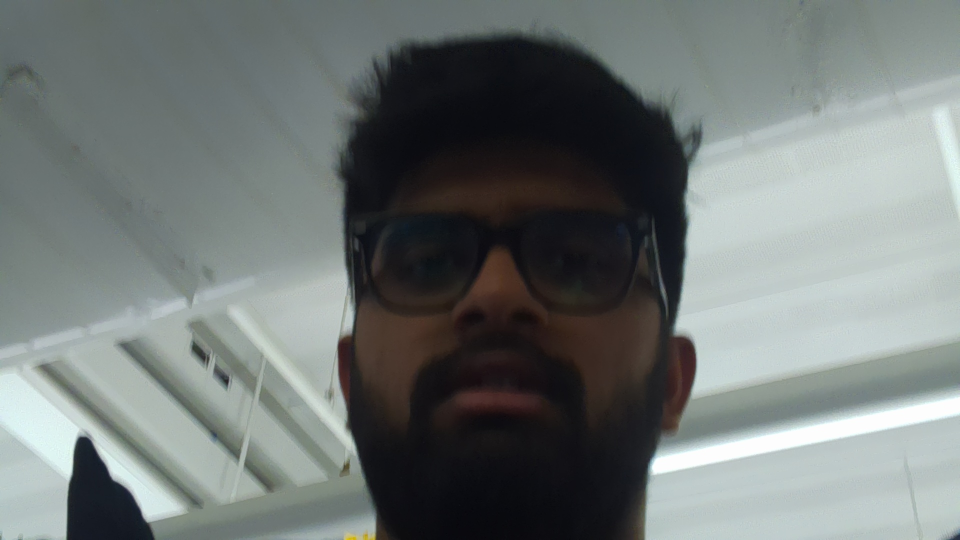
#> input picture Lab2/Face_Rec/dataset/anudeep/anudeep_20260123_235323.jpg, 1920 x 1080 px (shown at 1/2 size)
$ python -i hsv_filter.py   (imports and definitions only)
#> lines starting #> are read from the running program, lines starting #| are printed output that depends on the picture; after the words box and inside, x2 and y2 are one past the last pixel; in counts of white or black regions, pixels touching at a corner belong together
from picamera2 import Picamera2
import cv2
import numpy as np

# -----------------------------
# Camera setup
# -----------------------------
# [1 line that did not run here, left out]
# [6 lines not run here, left out]

# -----------------------------
# HSV Skin Mask (YOUR RANGES)
# -----------------------------
def skin_mask_hsv(bgr):
    hsv = cv2.cvtColor(bgr, cv2.COLOR_RGB2HSV)
#> hsv: shape (1080, 1920, 3); mean H, S, V 83.7, 33.8, 121

    lower = np.array([0, 70, 200], dtype=np.uint8)
    upper = np.array([30, 90, 235], dtype=np.uint8)

    mask = cv2.inRange(hsv, lower, upper)
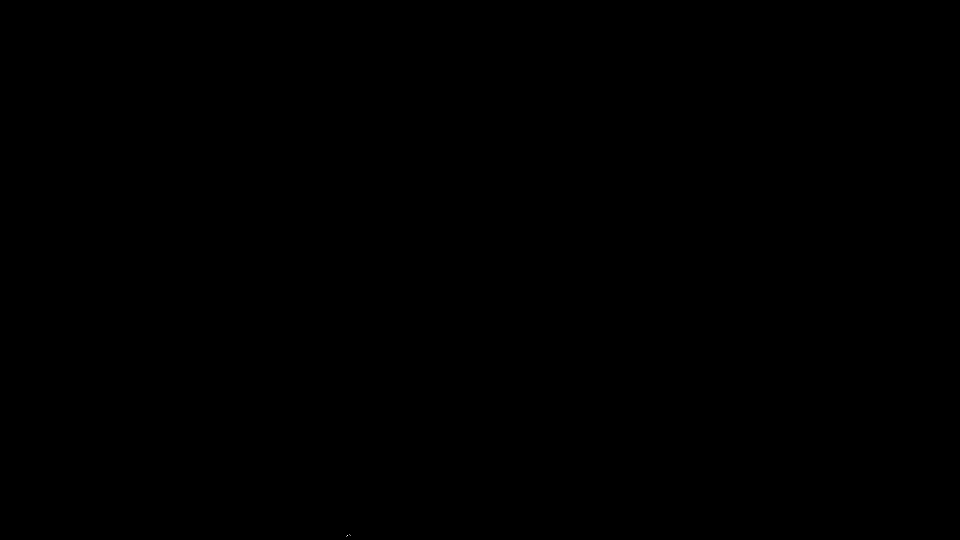
#> mask: shape (1080, 1920) (shown at 1/2 size); 0% white in thin lines or dots, all inside (x1, y1, x2, y2) = (693, 1069, 701, 1073)

    # Morphological cleanup
    kernel = cv2.getStructuringElement(cv2.MORPH_ELLIPSE, (7, 7))
    mask = cv2.morphologyEx(mask, cv2.MORPH_OPEN, kernel, iterations=2)
#> mask: shape (1080, 1920); every value is 0
    mask = cv2.morphologyEx(mask, cv2.MORPH_CLOSE, kernel, iterations=2)

    return mask

# -----------------------------
# Keep largest component
# -----------------------------
# [9 lines left out: function largest_component, not called in this run]

# -----------------------------
# Skeletonization
# -----------------------------
def skeletonize(mask):
    return cv2.ximgproc.thinning(mask)

# -----------------------------
# Find skeleton endpoints
# -----------------------------
# [37 lines left out: functions find_endpoints, count_fingers, not called in this run]

# -----------------------------
# Main loop
# -----------------------------
# [49 lines not run here, left out]

>>> import cv2
>>> picture = cv2.cvtColor(cv2.imread('../Lab2/Face_Rec/dataset/anudeep/anudeep_20260123_235323.jpg'), cv2.COLOR_BGR2RGB)
>>> result = skin_mask_hsv(picture)
